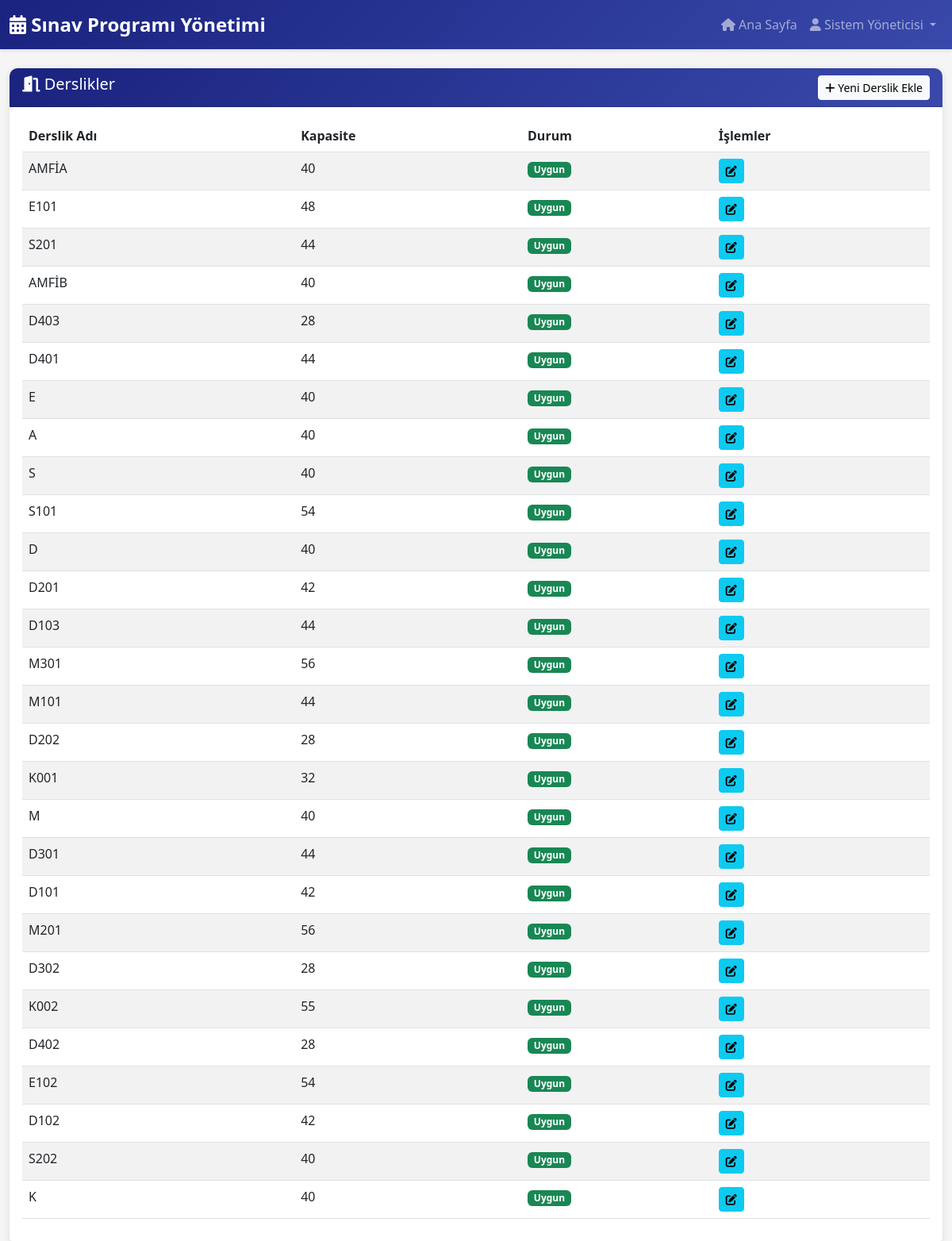
Screenshot of /classrooms (signed in) with the database file from the repository.
### modeller.py (models this page shows, shortened)
class User(UserMixin, db.Model):
    __tablename__ = 'users'
    id = db.Column(db.Integer, primary_key=True)
    username = db.Column(db.String(80), unique=True, nullable=False)
    email = db.Column(db.String(120), unique=True, nullable=False)
    password_hash = db.Column(db.String(255), nullable=False)
    role = db.Column(db.String(20), nullable=False)
    department = db.Column(db.String(100), nullable=True)
    program = db.Column(db.String(100), nullable=True)
    name = db.Column(db.String(100), nullable=True)
    created_at = db.Column(db.DateTime, default=datetime.utcnow)
    courses = db.relationship('Course', backref='instructor', lazy=True, foreign_keys='Course.instructor_id')
    exam_schedules = db.relationship('ExamSchedule', backref='teacher', lazy=True)
    def is_admin(self):
        return self.role == 'admin'
    def is_teacher(self):
        return self.role == 'teacher'

class Classroom(db.Model):
    __tablename__ = 'classrooms'
    id = db.Column(db.Integer, primary_key=True)
    name = db.Column(db.String(50), unique=True, nullable=False)
    capacity = db.Column(db.Integer, nullable=False)
    is_available = db.Column(db.Boolean, default=True)
    created_at = db.Column(db.DateTime, default=datetime.utcnow)
    exam_schedules = db.relationship('ExamSchedule', backref='classroom', lazy=True)
    proximity_from = db.relationship('ClassroomProximity', foreign_keys='ClassroomProximity.classroom1_id', backref='classroom1', lazy=True)
    proximity_to = db.relationship('ClassroomProximity', foreign_keys='ClassroomProximity.classroom2_id', backref='classroom2', lazy=True)

### ana.py (the view)
@app.route('/classrooms', methods=['GET', 'POST'])
@login_required
def manage_classrooms():
    if not (current_user.is_admin() or current_user.is_department_head()): return redirect(url_for('dashboard'))
    if request.method == 'POST':
        db.session.add(Classroom(name=request.form.get('name'), capacity=int(request.form.get('capacity')), is_available=request.form.get('is_available') == 'on'))
        db.session.commit()
        flash('Derslik eklendi!', 'success')
        return redirect(url_for('manage_classrooms'))
    return render_template('classrooms.html', classrooms=Classroom.query.all())

### ana.py (called while the page is built)
@login_manager.user_loader
def load_user(user_id):
    return User.query.get(int(user_id))

### templates/classrooms.html (shortened to what this page needs)
{% extends "base.html" %}
{% block content %}
<div class="card">
    <div class="card-header d-flex justify-content-between align-items-center">
        <h5><i class="fas fa-door-open"></i> Derslikler</h5>
        <button class="btn btn-light btn-sm" data-bs-toggle="modal" data-bs-target="#addClassroomModal">
            <i class="fas fa-plus"></i> Yeni Derslik Ekle
        </button>
    </div>
    <div class="card-body">
        <div class="table-responsive">
            <table class="table table-striped table-hover">
                <thead>
                    <tr>
                        <th>Derslik Adı</th>
                        <th>Kapasite</th>
                        <th>Durum</th>
                        <th>İşlemler</th>
                    </tr>
                </thead>
                <tbody>
                    {% for classroom in classrooms %}
                    <tr>
                        <td>{{ classroom.name }}</td>
                        <td>{{ classroom.capacity }}</td>
                        <td>
                            {% if classroom.is_available %}
                            <span class="badge bg-success">Uygun</span>
                            {% else %}
                            <span class="badge bg-danger">Uygun Değil</span>
                            {% endif %}
                        </td>
                        <td>
                            <a href="#" class="btn btn-sm btn-info">
                                <i class="fas fa-edit"></i>
                            </a>
                        </td>
                    </tr>
                    {% else %}
                    <tr>
                        <td colspan="4" class="text-center">Henüz derslik eklenmemiş.</td>
                    </tr>
                    {% endfor %}
                </tbody>
            </table>
        </div>
    </div>
</div>
{% endblock %}

### templates/base.html (shortened to what this page needs)
<!DOCTYPE html>
<html lang="tr">
<head>
    <link href="https://cdn.jsdelivr.net/npm/bootstrap@5.3.0/dist/css/bootstrap.min.css" rel="stylesheet">
    <link href="https://cdnjs.cloudflare.com/ajax/libs/font-awesome/6.4.0/css/all.min.css" rel="stylesheet">
</head>
<body>
    <nav class="navbar navbar-expand-lg navbar-dark">
        <div class="container-fluid">
            <a class="navbar-brand" href="{{ url_for('dashboard') }}">
                <i class="fas fa-calendar-alt"></i> Sınav Programı Yönetimi
            </a>
            <div class="collapse navbar-collapse" id="navbarNav">
                <ul class="navbar-nav ms-auto">
                    {% if current_user.is_authenticated %}
                    <li class="nav-item">
                        <a class="nav-link" href="{{ url_for('dashboard') }}">
                            <i class="fas fa-home"></i> Ana Sayfa
                        </a>
                    </li>
                    <li class="nav-item dropdown">
                        <a class="nav-link dropdown-toggle" href="#" id="navbarDropdown" role="button" data-bs-toggle="dropdown">
                            <i class="fas fa-user"></i> {{ current_user.name or current_user.username }}
                        </a>
                    </li>
                    {% else %}
                    <li class="nav-item">
                        <a class="nav-link" href="{{ url_for('login') }}">Giriş</a>
                    </li>
                    {% endif %}
                </ul>
            </div>
        </div>
    </nav>
    <div class="container-fluid mt-4">
        {% block content %}{% endblock %}
    </div>
</body>
</html>

### templates/base.html (style rules this page uses)
:root { --primary-color: #1a237e; --secondary-color: #3949ab; --accent-color: #5c6bc0; }
body { background-color: #f5f5f5; font-family: 'Segoe UI', Tahoma, Geneva, Verdana, sans-serif; }
.navbar { background: linear-gradient(135deg, var(--primary-color) 0%, var(--secondary-color) 100%); box-shadow: 0 2px 4px rgba(0,0,0,0.1); }
.navbar-brand { font-weight: bold; font-size: 1.5rem; }
.card { border: none; border-radius: 10px; box-shadow: 0 2px 10px rgba(0,0,0,0.1); margin-bottom: 20px; }
.card-header { background: linear-gradient(135deg, var(--primary-color) 0%, var(--secondary-color) 100%); color: white; border-radius: 10px 10px 0 0 !important; font-weight: bold; }
.table { background-color: white; }
.table thead { background-color: var(--primary-color); color: white; }

### rows the page displays
User: name "Sistem Yöneticisi"
Classroom: name "AMFİA", capacity "40", is_available "Uygun"
Classroom: name "E101", capacity "48", is_available "Uygun"
Classroom: name "S201", capacity "44", is_available "Uygun"
Classroom: name "AMFİB", capacity "40", is_available "Uygun"
Classroom: name "D403", capacity "28", is_available "Uygun"
Classroom: name "D401", capacity "44", is_available "Uygun"
Classroom: name "E", capacity "40", is_available "Uygun"
Classroom: name "A", capacity "40", is_available "Uygun"
Classroom: name "S", capacity "40", is_available "Uygun"
Classroom: name "S101", capacity "54", is_available "Uygun"
Classroom: name "D", capacity "40", is_available "Uygun"
Classroom: name "D201", capacity "42", is_available "Uygun"
Classroom: name "D103", capacity "44", is_available "Uygun"
Classroom: name "M301", capacity "56", is_available "Uygun"
Classroom: name "M101", capacity "44", is_available "Uygun"
Classroom: name "D202", capacity "28", is_available "Uygun"
Classroom: name "K001", capacity "32", is_available "Uygun"
Classroom: name "M", capacity "40", is_available "Uygun"
Classroom: name "D301", capacity "44", is_available "Uygun"
Classroom: name "D101", capacity "42", is_available "Uygun"
Classroom: name "M201", capacity "56", is_available "Uygun"
Classroom: name "D302", capacity "28", is_available "Uygun"
Classroom: name "K002", capacity "55", is_available "Uygun"
Classroom: name "D402", capacity "28", is_available "Uygun"
Classroom: name "E102", capacity "54", is_available "Uygun"
Classroom: name "D102", capacity "42", is_available "Uygun"
Classroom: name "S202", capacity "40", is_available "Uygun"
Classroom: name "K", capacity "40", is_available "Uygun"
